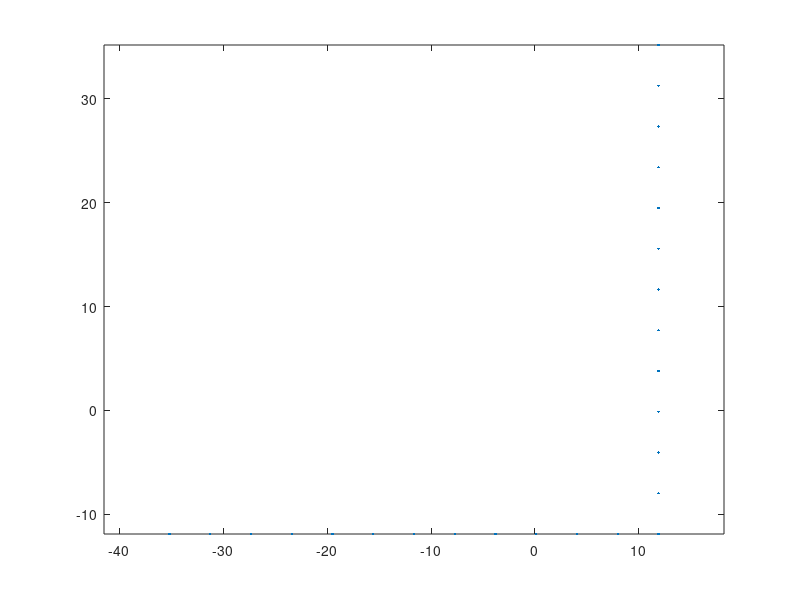
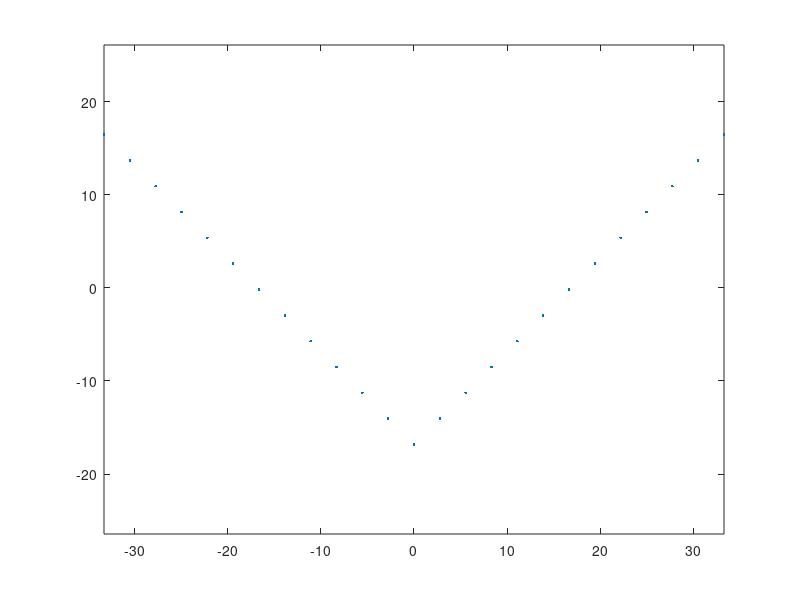

MATLAB code for these plots, in order:
%% form a fiber section of a L section
clear;clc;
%% input section propertities
% a = length of leg 1 (long)
% b = length of leg 2 (short)
% t = thickness/inch
% nfa = number of fibers along leg 1
% nfb = number of fibers along leg 2
% nft = number of fibers along thickness (assume 1 here)
a=51;
b=51;
t=6.4;
nfa=13;
nfb=13;
nft=1;
%% torsional stiffness
J=(a+b-t)*t^3/3;
%% calculate coordinates of centroid with respect to the vertex of L section
A=(a+b)*t-t^2; % section area
yc=((a-t)*t*t/2+b*t*b/2)/A; % distance between centroid and vertex in the local y' direction
zc=((b-t)*t*t/2+a*t*a/2)/A; % distance between centroid and vertex in the local z' direction

%% calculate principle axes (rotation from local axes y'-z' to principle axes y-z)
I1y=1/12*t*a^3+(a/2-zc)^2*t*a; % moment of inertia of leg 1 w.r.t. y'
I1z=1/12*a*t^3+(yc-t/2)^2*t*a; % moment of inertia of leg 1 w.r.t. z'
I1yz=0+(a/2-zc)*(yc-t/2)*t*a; % moment of inertia of leg 1 w.r.t. y'-z'
I2y=1/12*(b-t)*t^3+(zc-t/2)^2*t*(b-t); % moment of inertia of leg 2 w.r.t. y'
I2z=1/12*t*(b-t)^3+((b-t)/2+t-yc)^2*t*(b-t); % moment of inertia of leg 2 w.r.t. z'
I2yz=0+(zc-t/2)*((b-t)/2+t-yc)*t*(b-t); % moment of inertia of leg 2 w.r.t. y'-z'
Iy1=I1y+I2y; % moment of inertia of L section w.r.t. y'
Iz1=I1z+I2z; % moment of inertia of L section w.r.t. z'
Iyz1=I1yz+I2yz; % moment of inertia of L section w.r.t. y'-z'
Iy=(Iy1+Iz1)/2+1/2*sqrt((Iy1-Iz1)^2+4*Iyz1^2); % moment of inertia of L section w.r.t. y
Iz=(Iy1+Iz1)/2-1/2*sqrt((Iy1-Iz1)^2+4*Iyz1^2); % moment of inertia of L section w.r.t. y
alpha=atan(-2*Iyz1/(Iz1-Iy1))/2; % rotation from local axes y'-z' to principle axes y-z
alpha=abs(alpha); %make sure alpha is positive at pi/4 (equal legs)
%% calculate fiber coordinates w.r.t. z'-y'
SCcoordz1y1=[zc-t/2;-(yc-t/2)]; % shear center coordinates w.r.t. z'-y'
P=zeros(2,nfa+nfb-1); % fiber coordinates w.r.t. z'-y', first row of P is z', second row of P is y'
dPz=[-a/nfa;0];
dPy=[0;b/nfb];
for i=1:nfa
    P(:,i)=SCcoordz1y1+(i-1)*dPz;
end
for i=1:(nfb-1)
    P(:,nfa+i)=SCcoordz1y1+i*dPy;
end
plot(P(1,:),P(2,:),'.')
axis equal
%% transform fiber coordinates to z-y
T=[cos(alpha),sin(alpha);
    -sin(alpha),cos(alpha)]; % transformation matrix
Q=T*P; % first row of Q is z, second row of Q is y
figure
plot(Q(1,:),Q(2,:),'.')
axis equal
%% Calculate approximate elastic properties (Iy, Iz, betaY and betaZ)
Af=zeros(nfa+nfb-1,1); % area of each fiber
Af(1)=a/nfa*b/nfb-(a/nfa-t)*(b/nfb-t);
Af(2:nfa)=a/nfa*t;
Af(nfa+1:nfa+nfb-1)=b/nfb*t;

Qsquared=Q.^2;
IyIz_appr=Qsquared*Af; % approximate to [Iy;Iz]

QsumCol=sum(Qsquared,1); % calculate y^2+z^2
QsumColz=Q(1,:).*QsumCol; % calculate z(y^2+z^2)
QsumColy=Q(2,:).*QsumCol; % calculate y(y^2+z^2)
betaY=QsumColz*Af/Iy-2*Q(1,1);
betaZ=QsumColy*Af/Iz-2*Q(2,1);

%% output Tcl command lines to generate fiber sections
fileID1=fopen('LsectionIniStre.tcl','w');
%fprintf(fileID,'%7s %5s %5i %1s\n','section','Fiber',10000+secID,'{');
for i = 1:(nfa+nfb-1)
%                                                                          %fiber %yLoc  %zLoc   Area    MaterialID  SectorialCoord ys, and zs of shear center
    fprintf(fileID1,'    %5s %16.8f %16.8f %16.8f %2i%1s\n','fiber',Q(2,i),Q(1,i),Af(i),i,';');
end
fclose(fileID1);

%% output L section properties
fileID=fopen('LsectionProperties.tcl','w');
                                           % ys     zs     
fprintf(fileID,'%16.8f %16.8f %16.8f %16.8f\n',Q(2,1),Q(1,1),alpha,J);
fclose(fileID);

%% calculate polar radius of gyration
r02=Q(2,1)^2+Q(1,1)^2+(Iy+Iz)/A;
r0=sqrt(r02);
